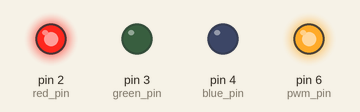
Simulated run of this sketch. Board: Arduino Uno, built with avr-gcc and run on an emulated ATmega328P. On the bench: output pins drawn as LEDs (lit = HIGH).

Above: at 0.15 s.
At 0.95 s:
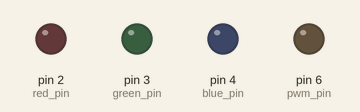
At 1.45 s:
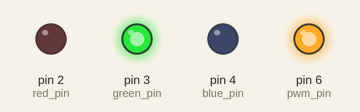
At 2.75 s:
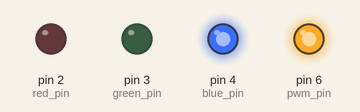
Timing chart, 0 to 3.0 s (numbered marks = the images above):
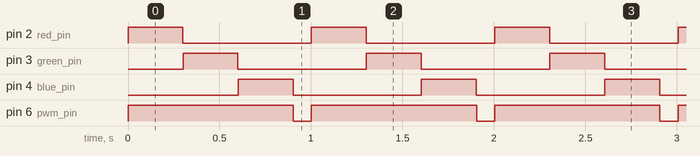

The sketch:

rotate_leds.ino
```cpp
int red_pin = 2;
int green_pin = 3;
int blue_pin = 4;

int pwm_pin = 6;

void setup()
{
  // imposta i pin come input / output
  pinMode(red_pin, OUTPUT);
  pinMode(green_pin, OUTPUT);
  pinMode(blue_pin, OUTPUT);
  pinMode(pwm_pin, OUTPUT);

  digitalWrite(red_pin, LOW);
  digitalWrite(green_pin, LOW);
  digitalWrite(blue_pin, LOW);

}

void loop()
{
  digitalWrite(pwm_pin, HIGH);

  for(int i = 0; i<3 ; i++)
  {
    digitalWrite(i+2, HIGH);
    delay(300);
    digitalWrite(i+2, LOW);
    delay(1);
  }

  digitalWrite(pwm_pin, LOW);
  delay(99);
}
```

Measured:
- by itself, pin 2 (red_pin), pin 3 (green_pin), pin 4 (blue_pin): alternates HIGH for 0.30 s and LOW for 0.70 s
- by itself, pin 6 (pwm_pin): alternates HIGH for 0.90 s and LOW for 0.10 s
